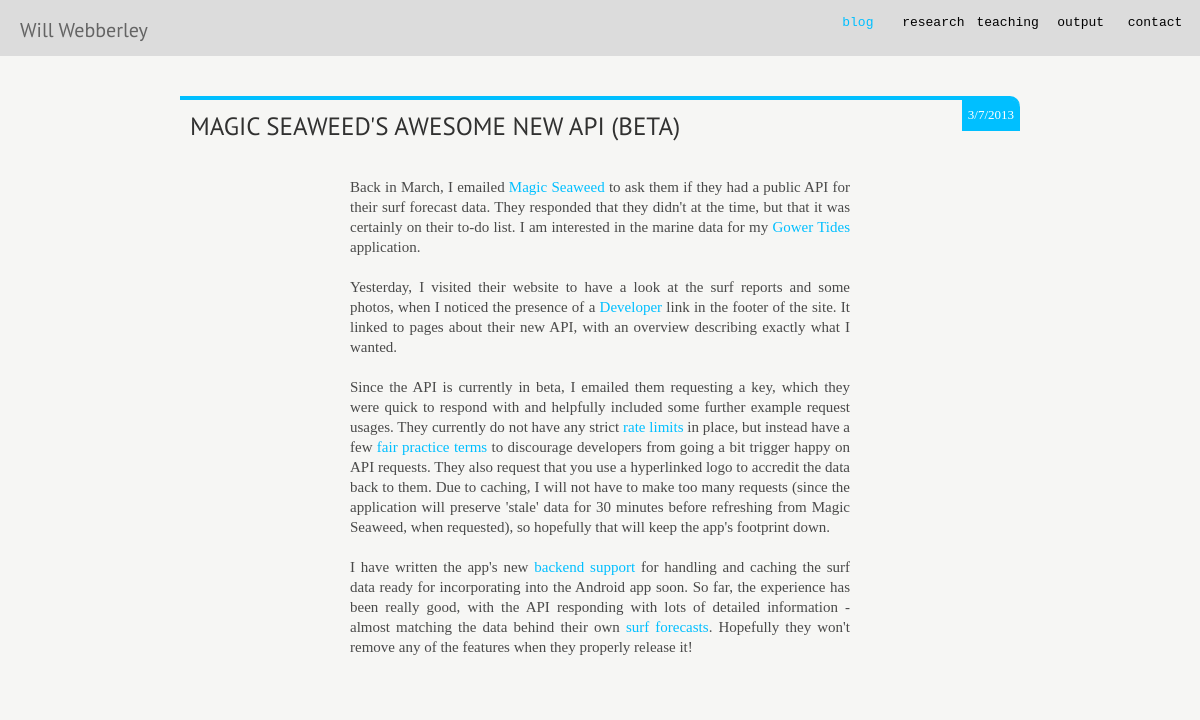
The page /post/2013/7/3/ on the database as committed earlier.
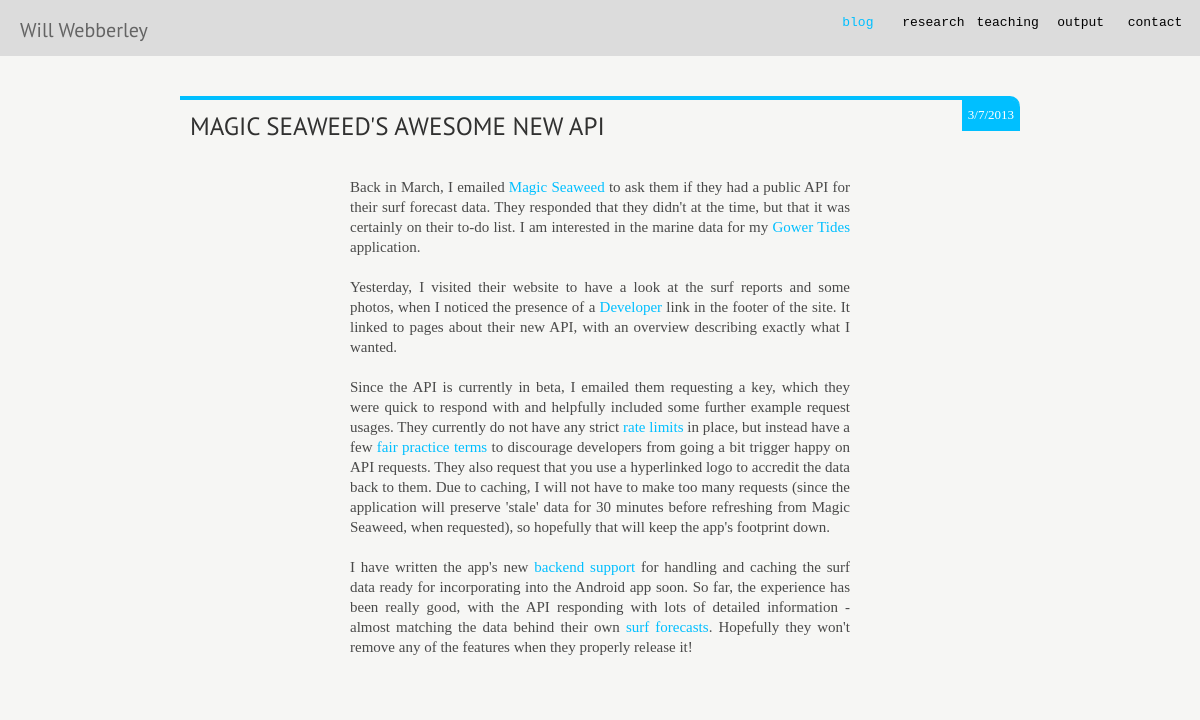
The same page on the database as committed later.
### blog.py (models this page shows, shortened)
class Post(Base):
    __tablename__ = 'posts'
    id = Column(Integer, primary_key=True)
    title = Column(String)
    content = Column(String)
    date = Column(Integer)
    day = Column(String)
    month = Column(String)
    year = Column(String)

### app.py (the view)
@app.route('/post/<year>/<month>/<day>/')
def post(year, month, day):
    post = getPostByDate(year, month, day)
    postList = []
    if not post == None:
        postList.append(post)
    return render_template('blog.html', posts = postList, mobile = request.mobile, single = True)

### app.py (called while the page is built)
@app.before_request
def check_mobile():
    request.mobile = detectMobile(request)

### blog.py (called while the page is built)
def processPost(post):
    title = post.title
    for ch in disallowed_in_url:
        if ch in title:
            title = title.replace(ch, "")
    post.url_title = title.replace(" ","-")
    return post

def getPostByDate(year, month, day):
    post = sess.query(Post).filter_by(year=int(year),month=int(month),day=int(day)).first()
    post = processPost(post)
    return post

### tools.py (called while the page is built)
def detectMobile(request):
    agent =  str(request.user_agent).lower()
    mobileList = ["android", "iphone", "ipad", "windows phone", "iemobile",  "nokia", "samsumg", "blackberry", "rim", "playbook", "kindle", "mobile"]
    for item in mobileList:
        if item in agent:
            return True
    return False

### templates/blog.html (shortened to what this page needs)
{% extends "layout.html" %}
{% block body %}
{% for post in posts %}
{% autoescape false %}
{% if single or not single%}
<article class="full-post">
    <div class="meta"><p>
          <span class="date"><a href="/blog/{{ post.year }}/{{ post.month }}/{{ post.day }}/{{ post.url_title.lower() }}#comments">{{ post.day }}/{{ post.month }}/{{ post.year }}</a></span>
   </p></div>
    <h2><a href="/blog/{{ post.year }}/{{ post.month }}/{{ post.day }}/{{ post.url_title.lower() }}">{{ post.title }}</a> </h2>
    {{ post.content }}
</article>
{% endif %}
{% endautoescape %}
{% endfor %}
</div>
{% endblock %}

### templates/layout.html (shortened to what this page needs)
<!DOCTYPE html>
<head>
    <link href="/static/css/style.css" rel="stylesheet" type="text/css"/>
    <link rel="stylesheet" media="(max-width: 800px),handheld" type="text/css"  href="/static/css/mobile.css" />
</head>
<body>
<header>
	<div id="profile">
        <p><a href="/" {% if 'home' == request.endpoint%}class="active"{% endif %}>Will Webberley</a></p>
    </div>
    <nav>
        <a href="/blog" {% if 'blog' == request.endpoint or 'post' == request.endpoint%}class="active"{% endif %}>blog</a>
        <a href="/research" {% if 'research' == request.endpoint %}class="active"{% endif %}>research</a>
        <a href="/teaching" {% if 'teaching' == request.endpoint %}class="active"{% endif %}>teaching</a>
        <a href="/output" {% if 'output' == request.endpoint %}class="active"{% endif %}>output</a>
        <a href="/contact" {% if 'contact' == request.endpoint %}class="active"{% endif %}>contact</a>
    </nav>
</header>
<div id="main">
    {% block body %}
    {% endblock %}
</body>
</html>

### static/css/style.css (style rules this page uses)
* { margin:0px; padding:0px; font-family: 'PT Sans', 'Verdana', 'Helvetica Neue', 'Helvetica', 'Sans-serif'; font-weight: lighter; text-decoration:none; }
html,body { height:100%; padding:0px; margin:0px; }
body { background:rgb(246, 246, 244); }
header { margin:0px; padding:10px 0px; position:relative; width:100%; background:url('/static/media/header-bg.png'); background:rgb(220,220,220); }
#main { margin:10px auto; width:70%; max-width:1000px; position:relative; }
h2 { border-bottom:4px solid #00BFFF; color:black; margin-top:25px; margin-bottom:15px; font-weight:lighter; padding:5px 10px; font-size:20px; font-family: 'PT Sans', sans-serif; }
p { font-family:'PT Sans', 'Helvetica Neue', 'Helvetica', 'Verdana', 'Sans-serif'; font-weight:normal; color:#222; font-size:15px; margin-bottom:8px; line-height:20px; }
a:link { margin:0px;color:#00BFFF; }
#profile { float:left; display:inline-block; width:250px; margin-left:20px; margin-top:10px; }
#profile p { font-family:'Helvetica Neue', 'Helvetica', 'Verdana', 'Sans-serif'; font-size:12px; line-height:18px; color:#ccc; }
#profile p:first-child { font-size:20px; margin-bottom:7px; }
#profile p:first-child a:link { color:rgb(100,100,100); }
nav { display:inline-block; float:right; margin-right:10px; }
nav a { font-size:13px; display:inline-block; width:60px; margin:3px; text-align:center; padding:5px; border-radius:4px; font-family:'Courier', 'monospace'; }
nav a:link { color:black;text-decoration:none; }
nav a.active { color:#00BFFF; }
article { position:relative; margin:0px auto; margin-top:40px; padding-bottom:20px; border-top:4px solid #00BFFF; border-radius:0px 10px 0px 0px; }
article h2 { border-radius:0px 0px 0px 0px; padding:10px; margin-top:0px; color:rgba(200,200,200,0.7); text-shadow:none; padding-left:10px; margin-bottom:10px; text-transform:uppercase; font-size:25px; opacity:0.8; display:inline-block; border:none; }
article h2 a:link { color:black; }
article .meta { background:#00BFFF; float:right; padding:2px; border-radius:0px 7px 0px 0px; }
article .meta p { padding:0px; margin:4px; }
article .meta .date { color:white; font-size:13px; }
article .meta .date a:link { color:white; }
article p { margin:10px auto; padding:5px 5px; font-size:15px; font-weight:light; color:rgba(0,0,0,0.7); font-family: 'Droid Serif', serif; display:block; max-width:500px; text-align:justify; text-justify:inner-word; }
article p:first-child { margin-top:2px; }
article p * { font-family: 'Droid Serif', serif; }

### static/css/mobile.css (style rules this page uses)
h2 { padding:5px 5px 5px 5px; margin:0px; margin-bottom:10px; }
nav { width:98%; display:none; float:left; margin:0px 1%; text-align:left; }
nav a { display: block; margin-top:3px; text-align:left; font-size:18px; padding-left:25px; background-image:url('/static/media/arrow-right-b.png'); background-repeat:no-repeat; background-size:15px 15px; background-position:left center; }
header { padding:10px 0px; padding-bottom:7px; position:fixed; top:0px; left:0px; z-index:2000; width:100%; height:auto; clear:both; }
#profile { float:left; margin:0px; margin-left:55px; display:block; }
#profile p { font-size:20px; line-height:30px; margin:0px; }
#main { margin:0px 1%; margin-top:60px; width:98%; }

Rows that differ between the two databases and show on the page:
changed Post: title "MAGIC SEAWEED'S AWESOME NEW API (BETA)" → "MAGIC SEAWEED'S AWESOME NEW API"
